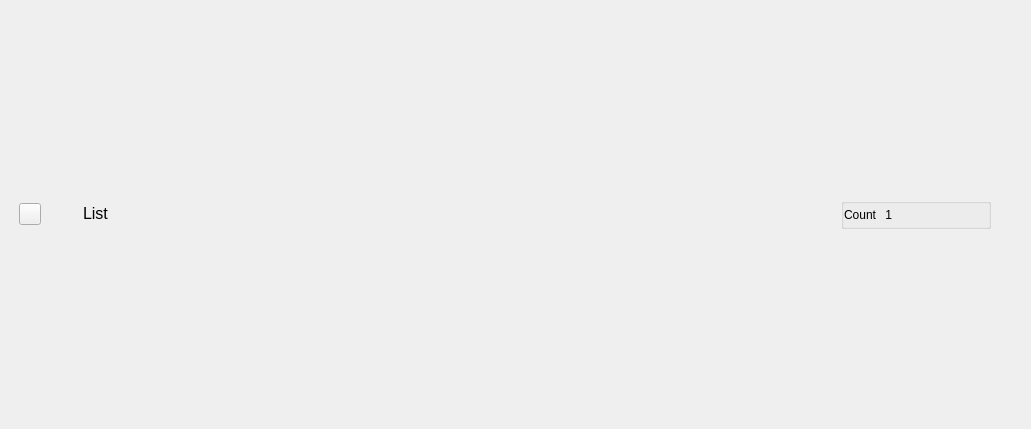
<?xml version="1.0" encoding="UTF-8"?>
<ui version="4.0">
 <class>C_SyvDaPeUpdateModeNodeHeader</class>
 <widget class="QWidget" name="C_SyvDaPeUpdateModeNodeHeader">
  <property name="geometry">
   <rect>
    <x>0</x>
    <y>0</y>
    <width>1031</width>
    <height>429</height>
   </rect>
  </property>
  <property name="windowTitle">
   <string>Form</string>
  </property>
  <layout class="QVBoxLayout" name="verticalLayout">
   <property name="spacing">
    <number>0</number>
   </property>
   <property name="leftMargin">
    <number>0</number>
   </property>
   <property name="topMargin">
    <number>0</number>
   </property>
   <property name="rightMargin">
    <number>0</number>
   </property>
   <property name="bottomMargin">
    <number>0</number>
   </property>
   <item>
    <layout class="QHBoxLayout" name="pc_TopHorizontalLayout" stretch="0,0,0,0,0,0,1,0">
     <item>
      <spacer name="horizontalSpacer_12">
       <property name="orientation">
        <enum>Qt::Horizontal</enum>
       </property>
       <property name="sizeType">
        <enum>QSizePolicy::Fixed</enum>
       </property>
       <property name="sizeHint" stdset="0">
        <size>
         <width>19</width>
         <height>20</height>
        </size>
       </property>
      </spacer>
     </item>
     <item>
      <layout class="QVBoxLayout" name="verticalLayout_10" stretch="0,1,0">
       <property name="spacing">
        <number>0</number>
       </property>
       <item>
        <spacer name="horizontalSpacer_15">
         <property name="orientation">
          <enum>Qt::Horizontal</enum>
         </property>
         <property name="sizeHint" stdset="0">
          <size>
           <width>0</width>
           <height>10</height>
          </size>
         </property>
        </spacer>
       </item>
       <item>
        <widget class="stw_opensyde_gui_elements::C_OgePubIconOnly" name="pc_PushButtonExpand">
         <property name="minimumSize">
          <size>
           <width>22</width>
           <height>22</height>
          </size>
         </property>
         <property name="maximumSize">
          <size>
           <width>22</width>
           <height>22</height>
          </size>
         </property>
         <property name="text">
          <string/>
         </property>
         <property name="checkable">
          <bool>true</bool>
         </property>
        </widget>
       </item>
       <item>
        <spacer name="horizontalSpacer_16">
         <property name="orientation">
          <enum>Qt::Horizontal</enum>
         </property>
         <property name="sizeHint" stdset="0">
          <size>
           <width>0</width>
           <height>10</height>
          </size>
         </property>
        </spacer>
       </item>
      </layout>
     </item>
     <item>
      <spacer name="horizontalSpacer_17">
       <property name="orientation">
        <enum>Qt::Horizontal</enum>
       </property>
       <property name="sizeType">
        <enum>QSizePolicy::Fixed</enum>
       </property>
       <property name="sizeHint" stdset="0">
        <size>
         <width>4</width>
         <height>20</height>
        </size>
       </property>
      </spacer>
     </item>
     <item>
      <layout class="QVBoxLayout" name="verticalLayout_4">
       <item>
        <spacer name="horizontalSpacer_2">
         <property name="orientation">
          <enum>Qt::Horizontal</enum>
         </property>
         <property name="sizeHint" stdset="0">
          <size>
           <width>33</width>
           <height>20</height>
          </size>
         </property>
        </spacer>
       </item>
       <item>
        <spacer name="horizontalSpacer_3">
         <property name="orientation">
          <enum>Qt::Horizontal</enum>
         </property>
         <property name="sizeHint" stdset="0">
          <size>
           <width>33</width>
           <height>20</height>
          </size>
         </property>
        </spacer>
       </item>
      </layout>
     </item>
     <item>
      <layout class="QVBoxLayout" name="verticalLayout_2" stretch="0,0,0,0">
       <property name="spacing">
        <number>0</number>
       </property>
       <item>
        <spacer name="verticalSpacer">
         <property name="orientation">
          <enum>Qt::Vertical</enum>
         </property>
         <property name="sizeType">
          <enum>QSizePolicy::Fixed</enum>
         </property>
         <property name="sizeHint" stdset="0">
          <size>
           <width>20</width>
           <height>5</height>
          </size>
         </property>
        </spacer>
       </item>
       <item>
        <layout class="QHBoxLayout" name="horizontalLayout_4">
         <item>
          <spacer name="horizontalSpacer_7">
           <property name="orientation">
            <enum>Qt::Horizontal</enum>
           </property>
           <property name="sizeType">
            <enum>QSizePolicy::Fixed</enum>
           </property>
           <property name="sizeHint" stdset="0">
            <size>
             <width>5</width>
             <height>20</height>
            </size>
           </property>
          </spacer>
         </item>
         <item>
          <widget class="stw_opensyde_gui_elements::C_OgeLabListHeaderHeading" name="pc_LabelListName">
           <property name="font">
            <font>
             <pointsize>12</pointsize>
            </font>
           </property>
           <property name="text">
            <string>List</string>
           </property>
          </widget>
         </item>
        </layout>
       </item>
       <item>
        <spacer name="verticalSpacer_3">
         <property name="orientation">
          <enum>Qt::Vertical</enum>
         </property>
         <property name="sizeType">
          <enum>QSizePolicy::Fixed</enum>
         </property>
         <property name="sizeHint" stdset="0">
          <size>
           <width>20</width>
           <height>2</height>
          </size>
         </property>
        </spacer>
       </item>
       <item>
        <spacer name="verticalSpacer_2">
         <property name="orientation">
          <enum>Qt::Vertical</enum>
         </property>
         <property name="sizeType">
          <enum>QSizePolicy::Fixed</enum>
         </property>
         <property name="sizeHint" stdset="0">
          <size>
           <width>20</width>
           <height>5</height>
          </size>
         </property>
        </spacer>
       </item>
      </layout>
     </item>
     <item>
      <spacer name="horizontalSpacer_5">
       <property name="orientation">
        <enum>Qt::Horizontal</enum>
       </property>
       <property name="sizeHint" stdset="0">
        <size>
         <width>40</width>
         <height>20</height>
        </size>
       </property>
      </spacer>
     </item>
     <item>
      <layout class="QVBoxLayout" name="verticalLayout_5" stretch="1,0,0,1">
       <property name="spacing">
        <number>0</number>
       </property>
       <item>
        <spacer name="verticalSpacer_4">
         <property name="orientation">
          <enum>Qt::Vertical</enum>
         </property>
         <property name="sizeHint" stdset="0">
          <size>
           <width>0</width>
           <height>0</height>
          </size>
         </property>
        </spacer>
       </item>
       <item>
        <layout class="QHBoxLayout" name="horizontalLayout_3" stretch="1,0">
         <item>
          <spacer name="horizontalSpacer">
           <property name="orientation">
            <enum>Qt::Horizontal</enum>
           </property>
           <property name="sizeHint" stdset="0">
            <size>
             <width>40</width>
             <height>20</height>
            </size>
           </property>
          </spacer>
         </item>
         <item>
          <widget class="stw_opensyde_gui_elements::C_OgeGbxTransparent" name="groupBox">
           <property name="minimumSize">
            <size>
             <width>150</width>
             <height>0</height>
            </size>
           </property>
           <property name="title">
            <string/>
           </property>
           <layout class="QHBoxLayout" name="horizontalLayout_10" stretch="0,0,1">
            <property name="spacing">
             <number>6</number>
            </property>
            <property name="leftMargin">
             <number>0</number>
            </property>
            <property name="topMargin">
             <number>0</number>
            </property>
            <property name="rightMargin">
             <number>0</number>
            </property>
            <property name="bottomMargin">
             <number>0</number>
            </property>
            <item>
             <widget class="stw_opensyde_gui_elements::C_OgeLabComListHeader" name="pc_LabelCount">
              <property name="text">
               <string>Count</string>
              </property>
             </widget>
            </item>
            <item>
             <widget class="stw_opensyde_gui_elements::C_OgeLabComListHeader" name="pc_LabelCountNumber">
              <property name="text">
               <string>1</string>
              </property>
              <property name="alignment">
               <set>Qt::AlignRight|Qt::AlignTrailing|Qt::AlignVCenter</set>
              </property>
             </widget>
            </item>
            <item>
             <spacer name="horizontalSpacer_13">
              <property name="orientation">
               <enum>Qt::Horizontal</enum>
              </property>
              <property name="sizeType">
               <enum>QSizePolicy::Fixed</enum>
              </property>
              <property name="sizeHint" stdset="0">
               <size>
                <width>96</width>
                <height>20</height>
               </size>
              </property>
             </spacer>
            </item>
           </layout>
          </widget>
         </item>
        </layout>
       </item>
       <item>
        <spacer name="verticalSpacer_8">
         <property name="orientation">
          <enum>Qt::Vertical</enum>
         </property>
         <property name="sizeHint" stdset="0">
          <size>
           <width>20</width>
           <height>2</height>
          </size>
         </property>
        </spacer>
       </item>
       <item>
        <spacer name="verticalSpacer_5">
         <property name="orientation">
          <enum>Qt::Vertical</enum>
         </property>
         <property name="sizeHint" stdset="0">
          <size>
           <width>0</width>
           <height>0</height>
          </size>
         </property>
        </spacer>
       </item>
      </layout>
     </item>
     <item>
      <spacer name="horizontalSpacer_4">
       <property name="orientation">
        <enum>Qt::Horizontal</enum>
       </property>
       <property name="sizeHint" stdset="0">
        <size>
         <width>40</width>
         <height>20</height>
        </size>
       </property>
      </spacer>
     </item>
    </layout>
   </item>
  </layout>
 </widget>
 <customwidgets>
  <customwidget>
   <class>stw_opensyde_gui_elements::C_OgeGbxTransparent</class>
   <extends>QGroupBox</extends>
   <header>C_OgeGbxTransparent.h</header>
   <container>1</container>
  </customwidget>
  <customwidget>
   <class>stw_opensyde_gui_elements::C_OgePubIconOnly</class>
   <extends>QPushButton</extends>
   <header>C_OgePubIconOnly.h</header>
  </customwidget>
  <customwidget>
   <class>stw_opensyde_gui_elements::C_OgeLabListHeaderHeading</class>
   <extends>QLabel</extends>
   <header>C_OgeLabListHeaderHeading.h</header>
  </customwidget>
  <customwidget>
   <class>stw_opensyde_gui_elements::C_OgeLabComListHeader</class>
   <extends>QLabel</extends>
   <header>C_OgeLabComListHeader.h</header>
  </customwidget>
 </customwidgets>
 <resources/>
 <connections/>
</ui>
